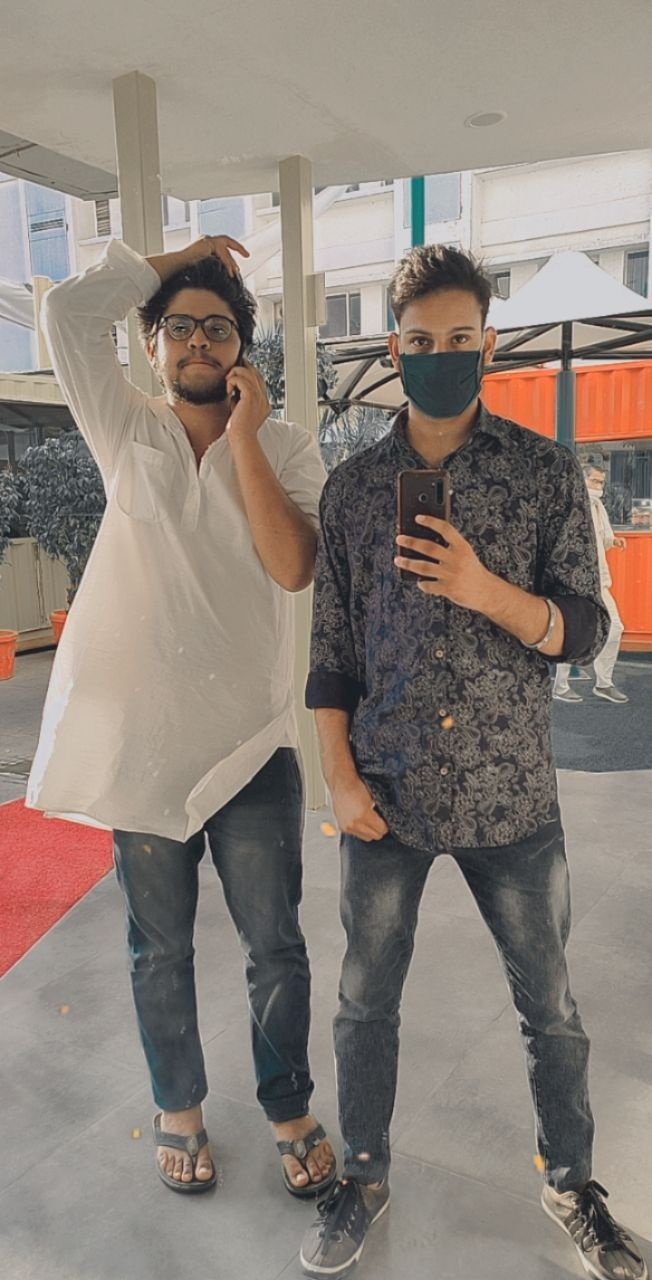
#> input picture image.jpg, 652 x 1280 px
$ python 10_Image_rotation.py
#> lines starting #> are read from the running program, lines starting #| are printed output that depends on the picture
import cv2
img = cv2.imread("image.jpg")
#> img is the input picture: shape (1280, 652, 3); mean B, G, R 121.2, 129.5, 140.1
height, width = img.shape[:2]
#> height = 1280; width = 652

rotation_matrix = cv2.getRotationMatrix2D((width/2, height/2), 70, .5)
rotated_img = cv2.warpAffine(img, rotation_matrix, (width, height))
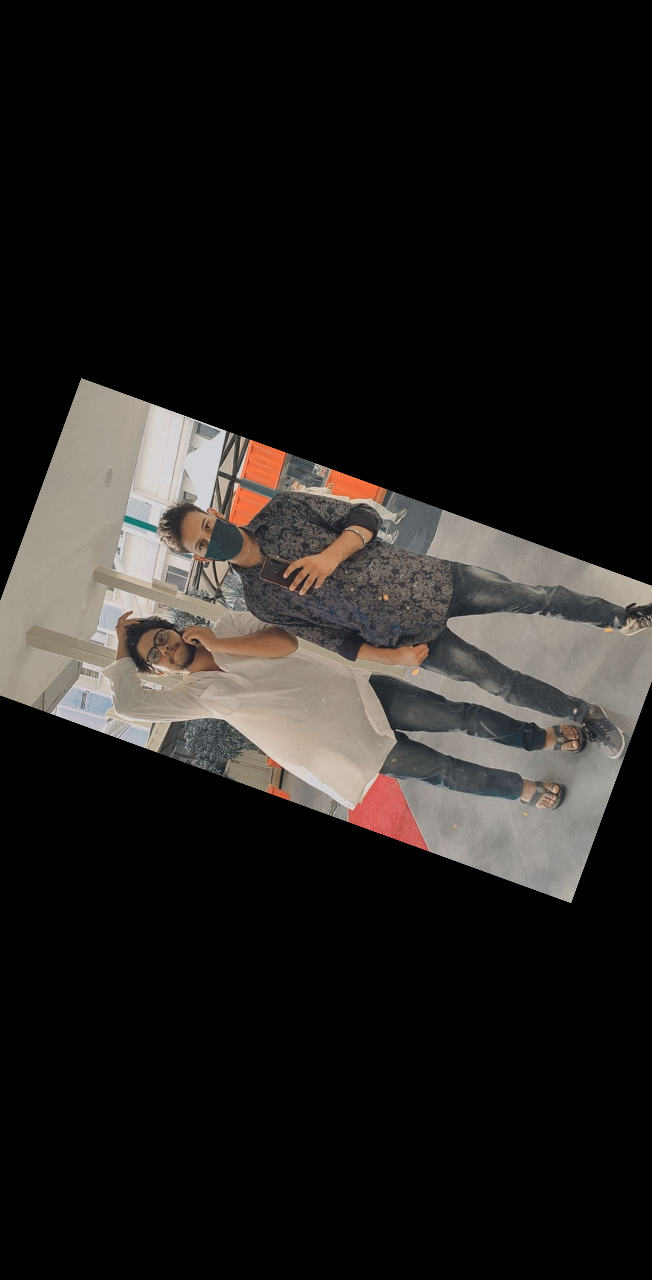
#> rotated_img: shape (1280, 652, 3); mean B, G, R 29.8, 31.9, 34.5
cv2.imshow("rotated image", rotated_img)
cv2.imshow("original image", img)
cv2.waitKey(0)
cv2.destroyAllWindows()
